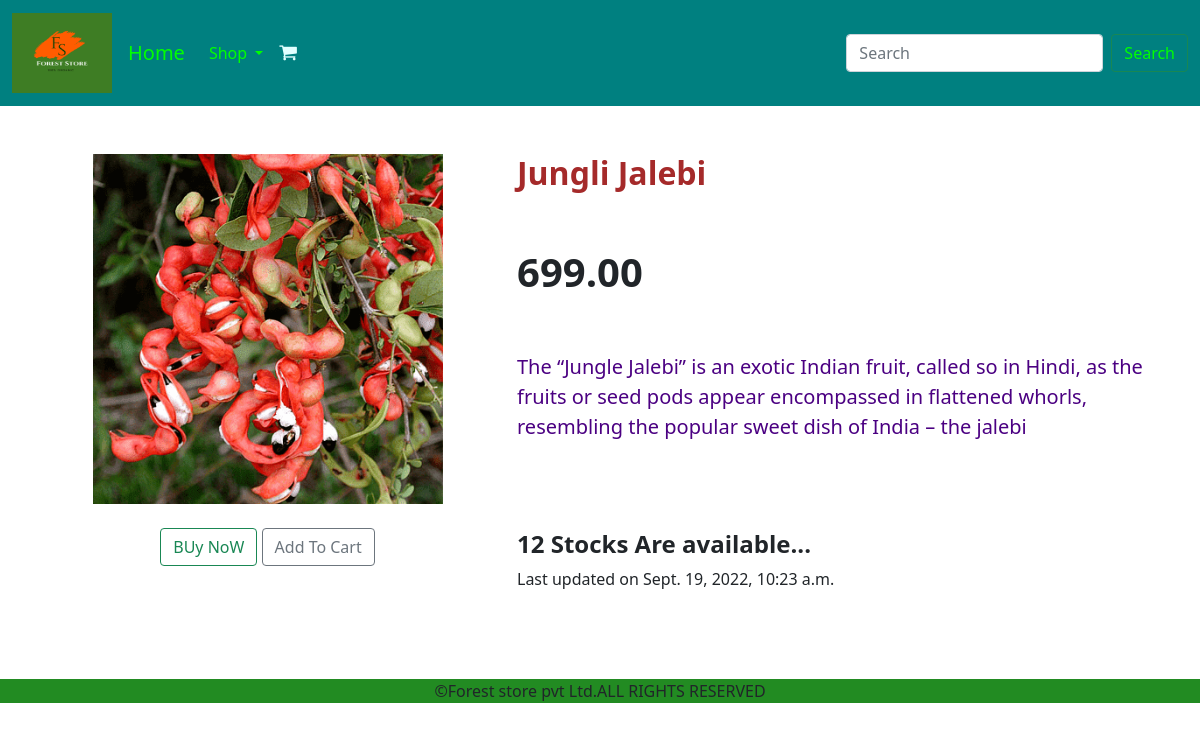
Page /fruits-and-vegetables/jungli-jalebi/ on the committed database.
### cart/models.py (models this page shows, shortened)
class Product(models.Model):
    name=models.CharField(max_length=250,unique=True)
    slug=models.SlugField(max_length=250,unique=True)
    img=models.ImageField(upload_to='product')
    desc=models.TextField(blank=True)
    price=models.DecimalField(max_digits=10,decimal_places=2)
    stocks=models.IntegerField()
    category=models.ForeignKey(Category,on_delete=models.CASCADE)
    cdate=models.DateTimeField(auto_now_add=True)
    udate=models.DateTimeField(auto_now=True)
    availability=models.BooleanField(default=True)
    class Meta:
        ordering = ('name',)
        verbose_name = 'product'
        verbose_name_plural = 'products'

### cart/views.py (the view)
# urls.py: path('<slug:c_slug>/<slug:p_slug>/',views.prodetails,name='prodetails'),
def prodetails(request,c_slug,p_slug):
    try:
        pro=Product.objects.get(category__slug=c_slug,slug=p_slug)
    except Exception as e:
        raise e
    return render(request,'product.html',{'pro':pro})

### cart/context_processors.py (called while the page is built)
def links(request):
    link=Category.objects.all()
    return dict(link=link)

def linksp(request):
    linkp=Product.objects.all()
    return dict(linkp=linkp)

def counter(request):
    item_count=0
    if 'admin' in request.path:
        return {}
    else:
        try:
            car=Cart.objects.filter(cart_id=cart_id(request))
            cart_items=CartItem.objects.all().filter(car=car[:1])
            for cart_item in cart_items:
                item_count += cart_item.quantity
        except Cart.DoesNotExist:
            item_count=0
        return dict(item_count=item_count)

### cart/models.py (called while the page is built)
    def get_url(self):
        return reverse('cart:pro_category',args=[self.slug])

### cart/views.py (called while the page is built)
def cart_id(request):
    cart_s=request.session.session_key
    if not cart_s:
        cart_s=request.session.create()
    return cart_s

### templates/product.html
{% extends 'base.html' %}
{% block content %}
<br><br>
<div class="container">
    <div class="row">
        <div class="col-md-5" >
            <div align="center">
                <img height="350" src="{{ pro.img.url }}">
            </div><br>
            <div align="center">
                <a class="btn btn-outline-success" href=""> BUy NoW</a>
                <a class="btn btn-outline-secondary" href="{% url 'cart:add_cart' pro.id %}"> Add To Cart</a>
            </div>
        </div>
        <div class="col-md-7">
            <h2 style="color:brown"><b>{{pro.name}}</b></h2><br><br>
            <h1><b>{{pro.price}}</b></h1><br><br>
            <p style="font-size:20px ; color:indigo">{{pro.desc}}</p><br><br><br>
            <h4><b>{{pro.stocks}} Stocks Are available...</b></h4><p>           Last updated on {{pro.udate}}</p>
        </div>
    </div>
</div>
<br><br><br>
{% endblock %}

### rows in the picture
Product: img (picture), name "Jungli Jalebi", price "699.00", desc "The “Jungle Jalebi” is an exotic Indian fruit, called so in Hindi, as the fruits or seed pods appear encompassed in flattened whorls, resembling the popular sweet dish of India – the jalebi", stocks "12", udate "Sept. 19, 2022, 10:23 a.m."
